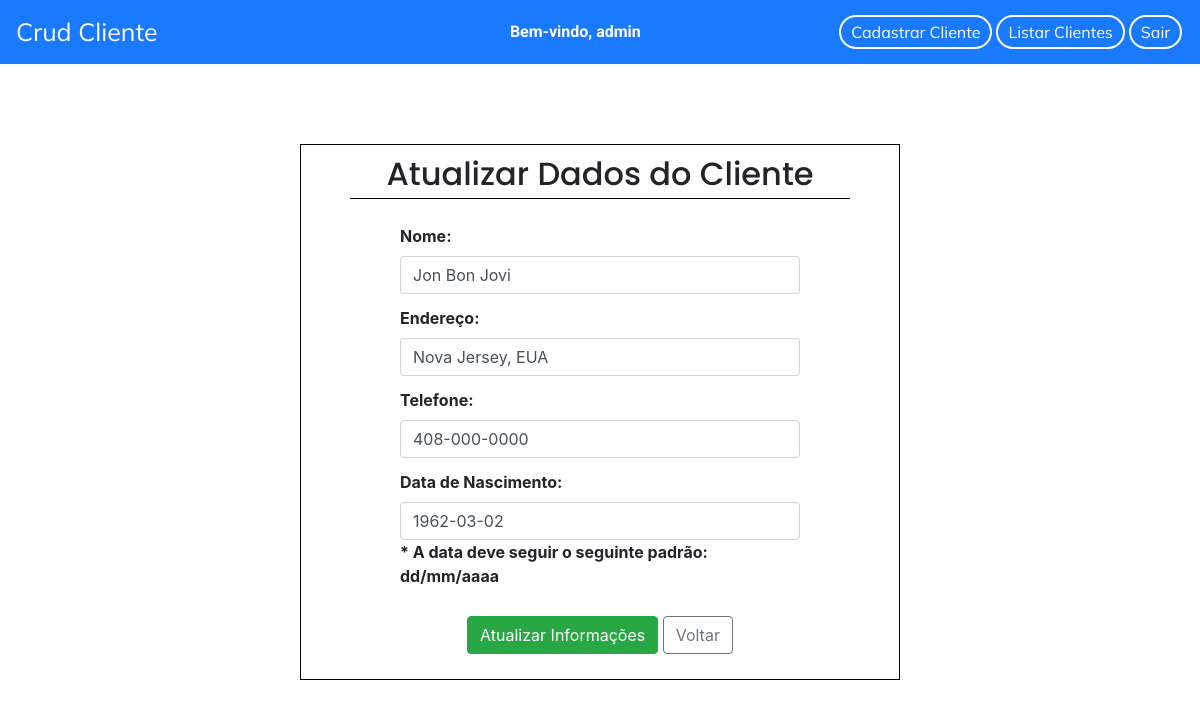
The app's page /atualizar/2 (signed in) with its own data.
### application/models.py (models this page shows, shortened)
class Cliente(models.Model):
    nome = models.CharField(max_length=100)
    endereco = models.CharField('Endereço', max_length=200)
    telefone = models.CharField(max_length=20)
    data_nascimento = models.DateField('Data de Nascimento', help_text='* A data deve seguir o seguinte padrão: dd/mm/aaaa')
    data_cadastro = models.DateTimeField(default=timezone.now)
    class Meta:
        ordering = ('data_cadastro',)

### application/views.py (the view)
# urls.py: path('atualizar/<int:pk>', views.ClienteUpdateView.as_view(), name='atualizarCliente'),
class ClienteUpdateView(LoginRequiredMixin, UpdateView):
    login_url = reverse_lazy('login')
    model = Cliente
    fields = ['nome', 'endereco', 'telefone', 'data_nascimento']
    template_name = 'cliente/atualizarCliente.html'
    success_url = reverse_lazy('listarClientes')

### application/templates/cliente/atualizarCliente.html (shortened to what this page needs)
{% extends 'base.html' %}
{% block content %}
    <div class="row">
        <div class="cadastro">
            <h2>Atualizar Dados do Cliente</h2>
            <form method="post">{% csrf_token %}
                <div class="dados-form form-group">
                    {{form.as_ul}}
                </div>
                <div class="button">
                    <button type="submit" class="btn btn-success">Atualizar Informações</button>
                    <a class="btn btn-outline-secondary" href="{% url 'listarClientes' %}">Voltar</a>
                </div>
            </form>
        </div>
    </div>
{% endblock content %}

### templates/base.html (shortened to what this page needs)
{% load static %}
<!DOCTYPE html>
<html lang="pt-br">
<head>
    <link rel="stylesheet" href="{% static 'css/style.css' %}">
    <link rel="stylesheet" href="https://cdn.jsdelivr.net/npm/bootstrap@4.5.3/dist/css/bootstrap.min.css">
</head>
<body>
    {% if user.is_authenticated %}
        <header class="menu">
            <nav class="navbar navbar-expand-sm navbar-light navbar-color">
                <div id="nav-target" class="collapse navbar-collapse">
                    <a href="/" id="pagina-inicial" class="navbar-brand" >Crud Cliente</a>
                        <div  class="bem-vindo">
                            <h6>Bem-vindo, {{user.username}}</h6>
                        </div>
                        <ul class="navbar-nav ml-auto menu-item">
                            <li class="nav-item">
                                <a href="{% url 'cadastrarCliente' %}" class="menu-link">Cadastrar Cliente</a>
                            </li>
                            <li class="nav-item">
                                <a href="{% url 'listarClientes' %}" class="menu-link">Listar Clientes</a>
                            </li>
                            <li class="nav-item">
                                <a href="{% url 'logout' %}" class="menu-link">Sair</a>
                            </li>
                        </ul>
                </div>
            </nav>
        </header>
    {%else%}
        <header class="login-title">
            <h1>Crud Cliente</h1>
        </header>
    {% endif %}
    {% block content %}
    {% endblock content %}
</body>
</html>

### statics/css/style.css (style rules this page uses)
.login, .cadastro { border: 1px solid #000; width: 600px; margin: 80px auto; }
.login h2, .cadastro h2 { margin: 10px auto; width: 500px; text-align: center; border-bottom: 1px solid #000; padding-bottom: 5px; font-family: 'Poppins', sans-serif; }
.cadastro div.dados-form { font-weight: bold; }
.cadastro div.dados-form li { padding-bottom: 12px; }
.login form, .cadastro form { margin: 25px auto; list-style-type: none; width: 400px; }
.login div.button, .cadastro div.button { text-align: center; }
#pagina-inicial { color: #FFFFFF; font-family: 'Mulish', sans-serif; font-size: 25px; }
.navbar-color { background-color: #1979FF; }
.menu-item li { border: 2px solid #FFFFFF; margin: 2px; border-radius: 20px; }
.menu-link { color: #FFFFFF; padding: 5px 10px; font-family: 'Mulish', sans-serif; line-height: 30px; }
.bem-vindo { width: 40%; margin-top: 8px; text-align: right; }
.bem-vindo h6 { color: white; font-family: 'Roboto', sans-serif; font-weight: bold; }

### records on screen
Cliente: nome "Jon Bon Jovi", endereco "Nova Jersey, EUA", telefone "408-000-0000", data_nascimento "1962-03-02"

### other values on screen
{{ user.username }} "admin"
